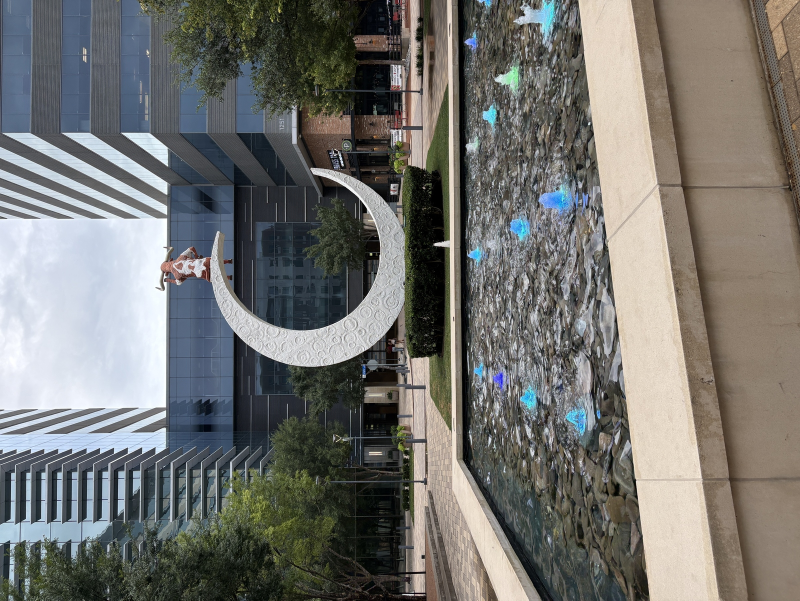
#> input picture gaussian-splatting-pipeline/data/statue/images/IMG_4789 2.JPG, 1600 x 1201 px (shown at 1/2 size); its folder holds 4 pictures in this run
$ python prepare_training_masks.py '../data/statue/images/IMG_4789 2.JPG' ../data/statue/images out.png
#> lines starting #> are read from the running program, lines starting #| are printed output that depends on the picture
#!/usr/bin/env python3
"""Resize prepared validity masks to COLMAP's undistorted training images."""

from __future__ import annotations

import argparse
from pathlib import Path

from PIL import Image


parser = argparse.ArgumentParser(description=__doc__)
parser.add_argument("source", type=Path)
parser.add_argument("images", type=Path)
parser.add_argument("output", type=Path)
args = parser.parse_args()
if args.output.exists():
    raise ValueError(f"output already exists: {args.output}")
args.output.mkdir(parents=True)
count = 0
for image_path in sorted(args.images.glob("*")):
    mask_path = args.source / image_path.name
    if not mask_path.is_file():
        continue
    with Image.open(image_path) as image, Image.open(mask_path) as mask:
#> image is the input picture: PIL image 1600x1201 RGB; mean R, G, B 115.5, 115.1, 111.5
        mask.convert("L").resize(image.size, Image.Resampling.NEAREST).save(args.output / image_path.name)
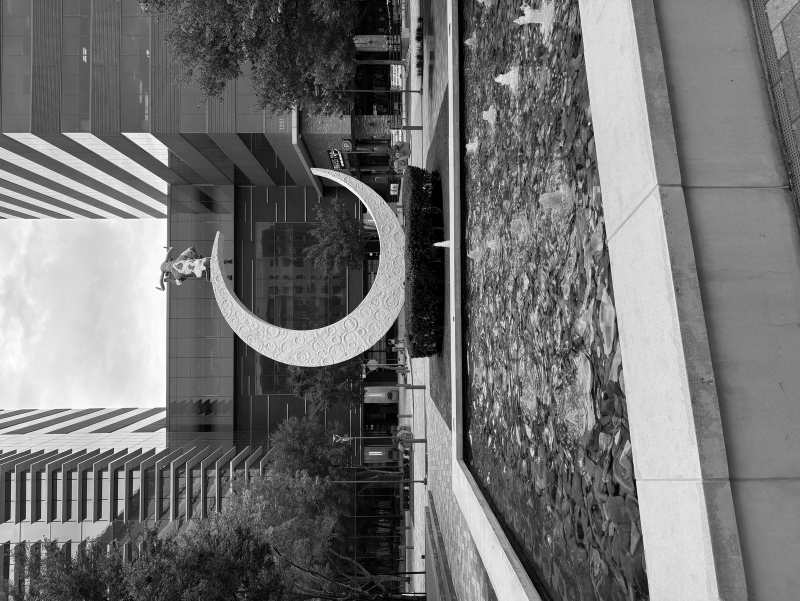
#> saved as IMG_4789 2.JPG: PIL image 1600x1201 L (shown at 1/2 size); min 0, max 255, mean 114.8
#> pass 3 of the loop `for image_path in sorted(args.images.glob("*")):`:
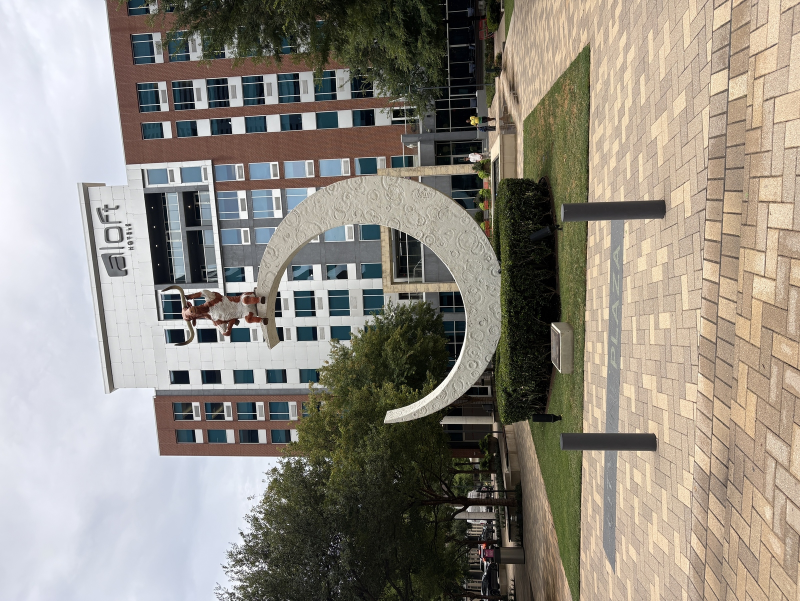
#> input picture gaussian-splatting-pipeline/data/statue/images/IMG_4791 2.JPG, 1600 x 1201 px (shown at 1/2 size)
#> image is the input picture: PIL image 1600x1201 RGB; mean R, G, B 146.2, 140.4, 130.8
#> `mask.convert("L").resize(image.size, Image.Resampling.NEAREST).save(ar..`:
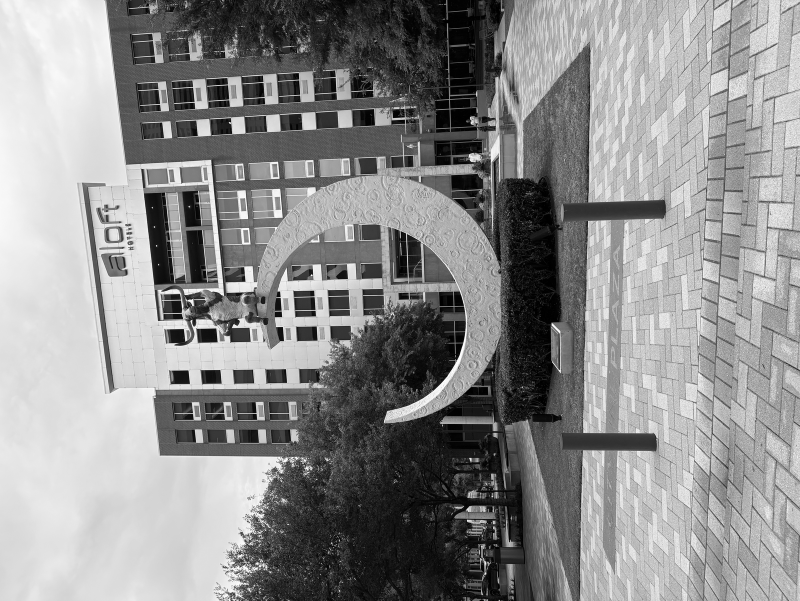
#> saved as IMG_4791 2.JPG: PIL image 1600x1201 L (shown at 1/2 size); min 0, max 255, mean 141
#> the loop made 4 passes; the first 3 are shown
    count += 1
print(f"Prepared {count} static-scene validity masks in {args.output}")
